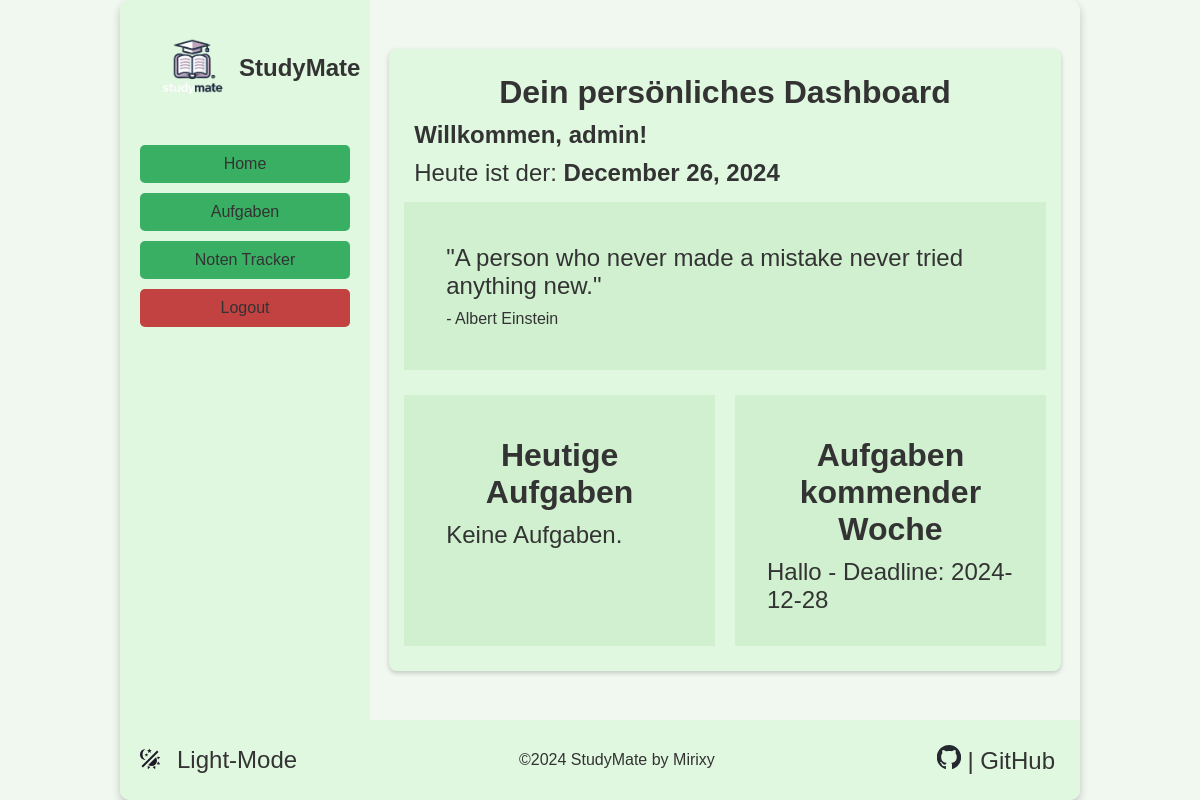
The app's page / (signed in) with its own data.
### app/models.py (models this page shows, shortened)
class User(UserMixin, db.Model):
    id = db.Column(db.Integer, primary_key=True)
    username = db.Column(db.String(150), unique=True, nullable=False)
    password = db.Column(db.String(150), nullable=False)
    light_mode = db.Column(db.Boolean, default=True)

class ToDo(db.Model):
    id = db.Column(db.Integer, primary_key=True)
    title = db.Column(db.String(100), nullable=False)
    description = db.Column(db.Text, nullable=True)
    created_at = db.Column(db.DateTime, default=db.func.current_timestamp())
    user_id = db.Column(db.Integer, db.ForeignKey('user.id'))
    deadline = db.Column(db.DateTime, nullable=True)

### app/routes.py (the view)
@main.route("/")
@login_required
def home():
    csrf_token = generate_csrf()  # Generate CSRF token
    form = ThemeToggleForm()  # Instantiate the form
    quotes = [
        "Life is like riding a bicycle. To keep your balance, you must keep moving.",
        "Imagination is more important than knowledge.",
        "A person who never made a mistake never tried anything new.",
        "The important thing is not to stop questioning. Curiosity has its own reason for existence.",
        "Strive not to be a success, but rather to be of value."
    ]
    current_date = datetime.now().strftime("%B %d, %Y")
    quote = random.choice(quotes)
    today = datetime.now().date()
    tomorror = today + timedelta(days=1)
    next_week = tomorror + timedelta(days=7)
    today_tasks = ToDo.query.filter(
        ToDo.user_id == current_user.id,
        ToDo.deadline >= today,  # Check if the deadline is today or later
        ToDo.deadline < today + timedelta(days=1)  # Ensure it's only today's tasks
    ).all()
    upcoming_tasks = ToDo.query.filter(
        ToDo.user_id == current_user.id,
        ToDo.deadline > tomorror,
        ToDo.deadline <= next_week
    ).order_by(ToDo.deadline).all()
    return render_template("index.html", current_date=current_date, quote=quote, today_tasks=today_tasks, upcoming_tasks=upcoming_tasks, csrf_token=csrf_token, form=form)

### app/__init__.py (called while the page is built)
@login_manager.user_loader
def load_user(user_id):
    return User.query.get(int(user_id))

### app/routes.py (called while the page is built)
@main.context_processor
def inject_user_preferences():
    return {'light_mode': getattr(current_user, 'light_mode', False)}

### app/templates/index.html (shortened to what this page needs)
{% extends 'base.html' %}
{% block content %}
    <div class="greeter">
        <h1>Dein persönliches Dashboard</h1>
        <h2>Willkommen, <strong>{{ current_user.username }}</strong>!</h2>
        <p>Heute ist der: <strong>{{ current_date }}</strong></p>
        <div class="overview">
        <div class="quote-card">
            <blockquote>
                <p>"{{ quote }}"</p>
                <footer>- Albert Einstein</footer>
            </blockquote>
        </div>
    </div>
        <div class="overview-container">
        <div class="overview">
            <h1>Heutige Aufgaben</h1>
            {% if today_tasks %}
                <ul>
                    {% for task in today_tasks %}
                        <li>{{ task.title }} - Deadline: {{ task.deadline.strftime('%Y-%m-%d') }}</li>
                    {% endfor %}
                </ul>
            {% else %}
                <p>Keine Aufgaben.</p>
            {% endif %}
        </div>
        <div class="overview">
            <h1>Aufgaben kommender Woche</h1>
            {% if upcoming_tasks %}
                <ul>
                    {% for task in upcoming_tasks %}
                        <li>{{ task.title }} - Deadline: {{ task.deadline.strftime('%Y-%m-%d') }}</li>
                    {% endfor %}
                </ul>
            {% else %}
                <p>Keine Aufgaben.</p>
            {% endif %}
        </div>
        </div>
    </div>
{% endblock %}

### app/static/style.css (style rules this page uses)
:root { --primary-purple: #9b6dff; --primary-hover: #8557f7; --dark-bg: #1e1926; --sidebar-bg: #2a2433; --card-bg: #332b3d; --text-primary: #ffffff; --text-secondary: #e0d5ff; --text-muted: #b4a5d6; --border-color: #3d3447; --alert-color: rgb(194, 65, 65); --light-bg: #f0f8f0; --light-sidebar-bg: #e0f7e0; --light-card-bg: #d0f0d0; --light-text-primary: #333333; --light-text-secondary: #555555; --light-border-color: #a0d0a0; --light-primary-green: #38af62; --light-primary-green-hover: #19763a; }
* { margin: 0; padding: 0; box-sizing: border-box; font-family: Arial, sans-serif; }
body { height: 100vh; display: flex; justify-content: center; align-items: center; background-color: var(--dark-bg); }
h1 { text-align: center; color: var(--text-primary); margin: 10px; }
h2 { color: var(--text-secondary); margin: 10px; }
li { font-size: 1.5em; color: var(--text-secondary); list-style: none; }
.quote-card footer { color: var(--text-muted); margin: 10px; }
.overview { background-color: var(--dark-bg); width: 100%; height: auto; padding: 2em; margin-top: 15px; margin-bottom: 10px; }
p { color: var(--text-muted); font-size: 1.5em; margin: 10px; }
.greeter { background-color: var(--card-bg); height: auto; padding: 15px; border-radius: 8px; box-shadow: 0 2px 5px rgba(0, 0, 0, 0.2); }
.greeter p { font-size: 1.5em; }
.overview-container { display: flex; justify-content: flex-start; gap: 20px; }
body.light-mode { background-color: var(--light-bg); color: var(--light-text-primary); }
body.light-mode .add_todo_form, body.light-mode .login-card, body.light-mode .register-content, body.light-mode .grading-container, body.light-mode .greeter, body.light-mode .footer { background-color: var(--light-sidebar-bg); color: var(--light-text-primary); }
body.light-mode .overview, body.light-mode .todo-card { background-color: var(--light-card-bg); color: var(--light-text-primary); }
body.light-mode h1, body.light-mode h2, body.light-mode h3, body.light-mode p, body.light-mode small, body.light-mode table, body.light-mode ul, body.light-mode li, body.light-mode footer { color: var(--light-text-primary); }

### records on screen
User: username "admin"
ToDo: created_at "December 26, 2024", title "Hallo", deadline "2024-12-28"
